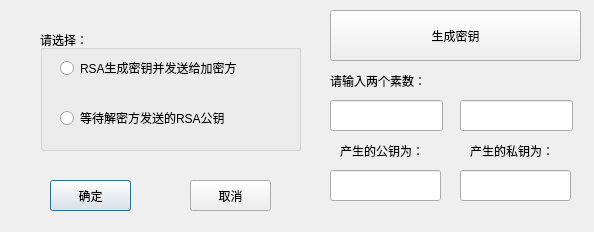
<?xml version="1.0" encoding="UTF-8"?>
<ui version="4.0">
 <class>Generation</class>
 <widget class="QDialog" name="Generation">
  <property name="geometry">
   <rect>
    <x>0</x>
    <y>0</y>
    <width>594</width>
    <height>232</height>
   </rect>
  </property>
  <property name="windowTitle">
   <string>Dialog</string>
  </property>
  <widget class="QGroupBox" name="groupBox">
   <property name="geometry">
    <rect>
     <x>40</x>
     <y>30</y>
     <width>261</width>
     <height>121</height>
    </rect>
   </property>
   <property name="styleSheet">
    <string notr="true">font: 75 11pt &quot;微软雅黑&quot;;</string>
   </property>
   <property name="title">
    <string>请选择：</string>
   </property>
   <widget class="QRadioButton" name="radioButton">
    <property name="geometry">
     <rect>
      <x>20</x>
      <y>30</y>
      <width>221</width>
      <height>16</height>
     </rect>
    </property>
    <property name="text">
     <string>RSA生成密钥并发送给加密方</string>
    </property>
   </widget>
   <widget class="QRadioButton" name="radioButton_3">
    <property name="geometry">
     <rect>
      <x>20</x>
      <y>80</y>
      <width>211</width>
      <height>16</height>
     </rect>
    </property>
    <property name="text">
     <string>等待解密方发送的RSA公钥</string>
    </property>
   </widget>
  </widget>
  <widget class="QLabel" name="label">
   <property name="geometry">
    <rect>
     <x>330</x>
     <y>70</y>
     <width>131</width>
     <height>21</height>
    </rect>
   </property>
   <property name="styleSheet">
    <string notr="true">font: 75 11pt &quot;微软雅黑&quot;;</string>
   </property>
   <property name="text">
    <string>请输入两个素数：</string>
   </property>
  </widget>
  <widget class="QLineEdit" name="lineEdit">
   <property name="geometry">
    <rect>
     <x>330</x>
     <y>100</y>
     <width>113</width>
     <height>31</height>
    </rect>
   </property>
  </widget>
  <widget class="QLineEdit" name="lineEdit_2">
   <property name="geometry">
    <rect>
     <x>460</x>
     <y>100</y>
     <width>113</width>
     <height>31</height>
    </rect>
   </property>
  </widget>
  <widget class="QLabel" name="label_2">
   <property name="geometry">
    <rect>
     <x>340</x>
     <y>140</y>
     <width>111</width>
     <height>21</height>
    </rect>
   </property>
   <property name="styleSheet">
    <string notr="true">font: 75 11pt &quot;微软雅黑&quot;;</string>
   </property>
   <property name="text">
    <string>产生的公钥为：</string>
   </property>
  </widget>
  <widget class="QLineEdit" name="lineEdit_3">
   <property name="geometry">
    <rect>
     <x>330</x>
     <y>170</y>
     <width>111</width>
     <height>31</height>
    </rect>
   </property>
  </widget>
  <widget class="QLabel" name="label_3">
   <property name="geometry">
    <rect>
     <x>470</x>
     <y>140</y>
     <width>111</width>
     <height>21</height>
    </rect>
   </property>
   <property name="styleSheet">
    <string notr="true">font: 75 11pt &quot;微软雅黑&quot;;</string>
   </property>
   <property name="text">
    <string>产生的私钥为：</string>
   </property>
  </widget>
  <widget class="QLineEdit" name="lineEdit_4">
   <property name="geometry">
    <rect>
     <x>460</x>
     <y>170</y>
     <width>111</width>
     <height>31</height>
    </rect>
   </property>
  </widget>
  <widget class="QPushButton" name="pushButton">
   <property name="geometry">
    <rect>
     <x>50</x>
     <y>180</y>
     <width>81</width>
     <height>31</height>
    </rect>
   </property>
   <property name="text">
    <string>确定</string>
   </property>
  </widget>
  <widget class="QPushButton" name="pushButton_2">
   <property name="geometry">
    <rect>
     <x>190</x>
     <y>180</y>
     <width>81</width>
     <height>31</height>
    </rect>
   </property>
   <property name="text">
    <string>取消</string>
   </property>
  </widget>
  <widget class="QPushButton" name="pushButton_3">
   <property name="geometry">
    <rect>
     <x>330</x>
     <y>10</y>
     <width>251</width>
     <height>51</height>
    </rect>
   </property>
   <property name="styleSheet">
    <string notr="true">font: 75 12pt &quot;微软雅黑&quot;;</string>
   </property>
   <property name="text">
    <string>生成密钥</string>
   </property>
  </widget>
  <widget class="QLabel" name="nnnnn">
   <property name="geometry">
    <rect>
     <x>330</x>
     <y>200</y>
     <width>54</width>
     <height>12</height>
    </rect>
   </property>
   <property name="text">
    <string/>
   </property>
  </widget>
 </widget>
 <resources/>
 <connections>
  <connection>
   <sender>pushButton_2</sender>
   <signal>clicked()</signal>
   <receiver>Generation</receiver>
   <slot>close()</slot>
   <hints>
    <hint type="sourcelabel">
     <x>230</x>
     <y>185</y>
    </hint>
    <hint type="destinationlabel">
     <x>298</x>
     <y>114</y>
    </hint>
   </hints>
  </connection>
 </connections>
</ui>
